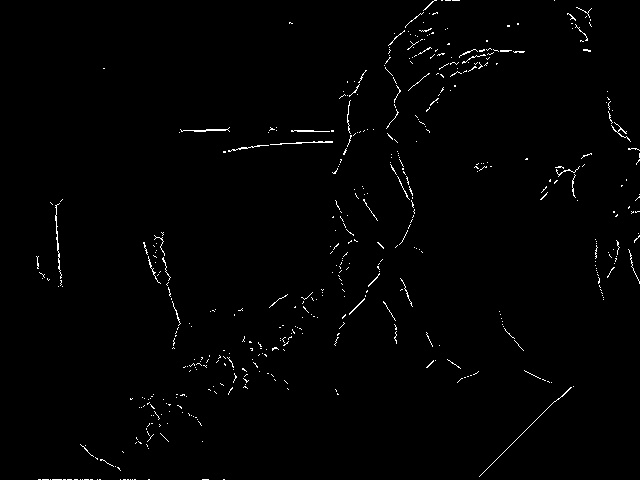
//> input picture conts_trans/build/frames/frame_0015.jpg, 640 x 480 px
$ ./skeletal build/frames/frame_0015.jpg   (built with g++ and OpenCV 4)
//> lines starting //> are read from the running program, lines starting //| are printed output that depends on the picture; after the words box and inside, x2 and y2 are one past the last pixel; in counts of white or black regions, pixels touching at a corner belong together
#include "opencv2/highgui/highgui.hpp"
#include "opencv2/imgproc/imgproc.hpp"

#include <iostream>

using namespace cv;
using namespace std;


void help()
{
 cout << "\nThis program demonstrates a skeletal transform.\n"
         "Usage:\n"
         "./skeletal <image_name>, Default is pic1.jpg\n" << endl;
}

int main(int argc, char** argv)
{
 const char* filename = argc >= 2 ? argv[1] : "pic1.jpg";

 Mat gray, binary, mfblur;
 Mat src = imread(filename, CV_LOAD_IMAGE_COLOR);
//> src is the input picture: 480 rows x 640 cols, CV_8UC3; min 0, max 255, mean 2.8

 if(src.empty())
 {
     help();
     cout << "can not open " << filename << endl;
     return -1;
 }

 // show original source image and wait for input to next step
 imshow("source", src);
 waitKey();


 cvtColor(src, gray, CV_BGR2GRAY);

 // show graymap of source image and wait for input to next step
 imshow("graymap", gray);
 waitKey();


 // Use 70 negative for Moose, 150 positive for hand
 //
 // To improve, compute a histogram here and set threshold to first peak
 //
 // For now, histogram analysis was done with GIMP
 //
 threshold(gray, binary, 70, 255, CV_THRESH_BINARY);
//> binary: 480 rows x 640 cols, CV_8UC1; 1.1% white in thin lines or dots
 binary = 255 - binary;
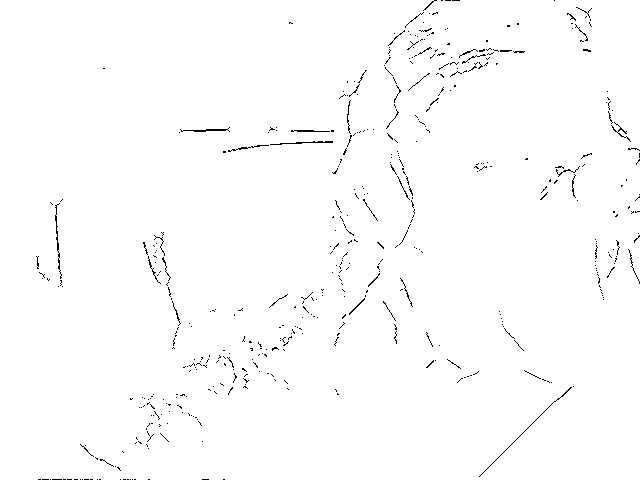
//> binary: 480 rows x 640 cols, CV_8UC1; 98.9% white; black in thin lines or dots

 // show bitmap of source image and wait for input to next step
 imshow("binary", binary);
 waitKey();

 // To remove median filter, just replace blurr value with 1
 medianBlur(binary, mfblur, 1);

 // show median blur filter of source image and wait for input to next step
 //imshow("mfblur", mfblur);
 //waitKey();

 // This section of code was adapted from the following post, which was
 // based in turn on the Wikipedia description of a morphological skeleton
 //
 // http://felix.abecassis.me/2011/09/opencv-morphological-skeleton/
 //
 Mat skel(mfblur.size(), CV_8UC1, Scalar(0));
 Mat temp;
 Mat eroded;
 Mat element = getStructuringElement(MORPH_CROSS, Size(3, 3));
 bool done;
 int iterations=0;

 do
 {
   erode(mfblur, eroded, element);
   dilate(eroded, temp, element);
   subtract(mfblur, temp, temp);
   bitwise_or(skel, temp, skel);
   eroded.copyTo(mfblur);

   done = (countNonZero(mfblur) == 0);
   iterations++;

 } while (!done && (iterations < 100));
//> this loop made 100 passes
//> pass 1, `erode(mfblur, eroded, element);`:
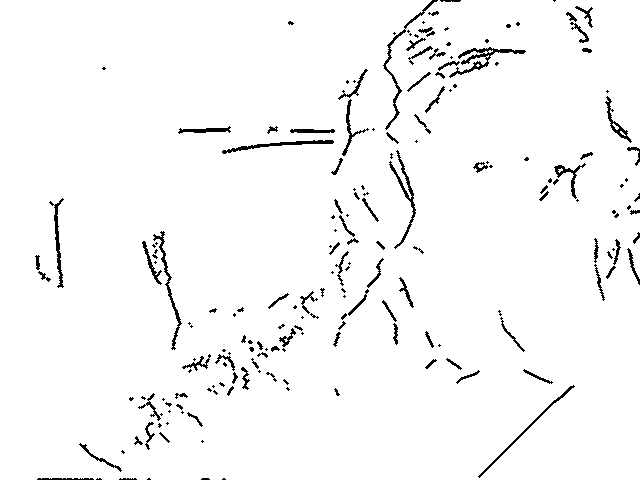
//> eroded: 480 rows x 640 cols, CV_8UC1; 96.9% white; black in thin lines or dots
//> pass 1, `subtract(mfblur, temp, temp);`:
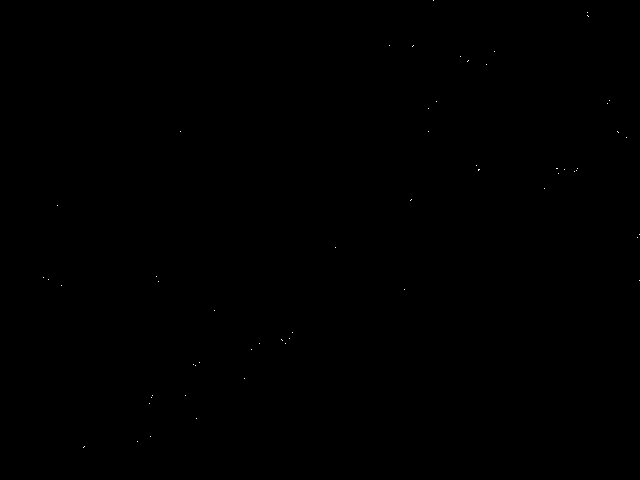
//> temp: 480 rows x 640 cols, CV_8UC1; 0.02% white in thin lines or dots, all inside (x1, y1, x2, y2) = (43, 0, 640, 448)
//> pass 2, `erode(mfblur, eroded, element);`:
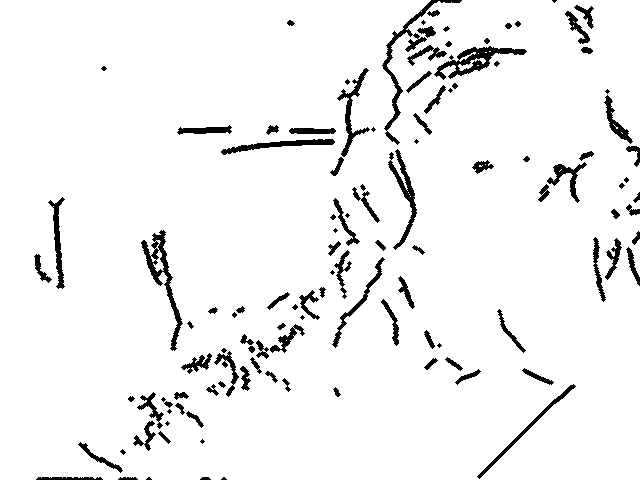
//> eroded: 480 rows x 640 cols, CV_8UC1; 94.6% white; 118 black regions (23 under 20 px), largest, box (x1, y1, x2, y2) and area: (141, 230, 183, 351) 1014, (382, 0, 462, 145) 1005, (434, 46, 527, 80) 985
//> after the loop:
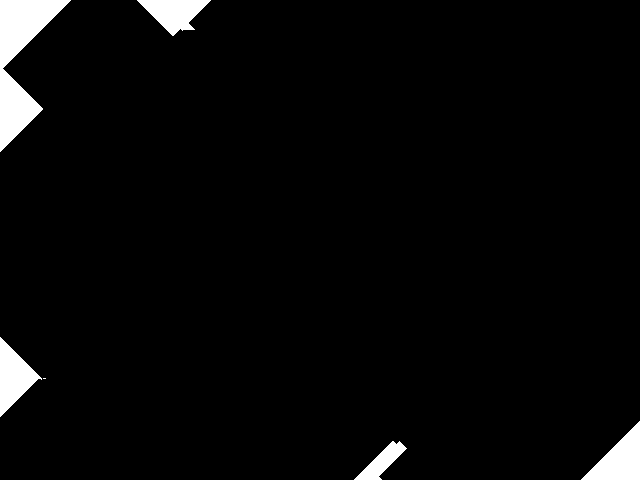
//> mfblur: 480 rows x 640 cols, CV_8UC1; 3.3% white; 6 white regions (1 under 20 px), largest, box (x1, y1, x2, y2) and area: (0, 0, 71, 152) 4439, (581, 421, 640, 480) 1770, (0, 337, 42, 417) 1645, (137, 0, 211, 36) 1441, (354, 441, 407, 480) 805
//> after the loop: temp: 480 rows x 640 cols, CV_8UC1; 0% white in thin lines or dots, all inside (x1, y1, x2, y2) = (195, 30, 197, 31)
//> after the loop:
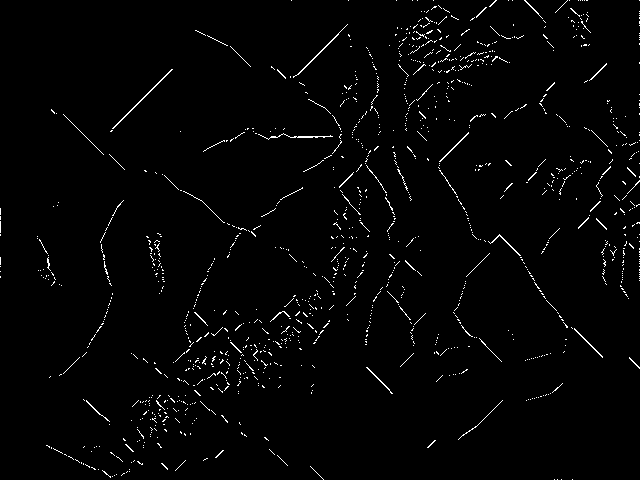
//> skel: 480 rows x 640 cols, CV_8UC1; 1.8% white in thin lines or dots
//> after the loop, iterations = 100

 cout << "iterations=" << iterations << endl;
//| iterations=100

 imshow("skeleton", skel);
 waitKey();

 return 0;
}

$ run again, on conts_trans/build/frames/frame_0040.jpg
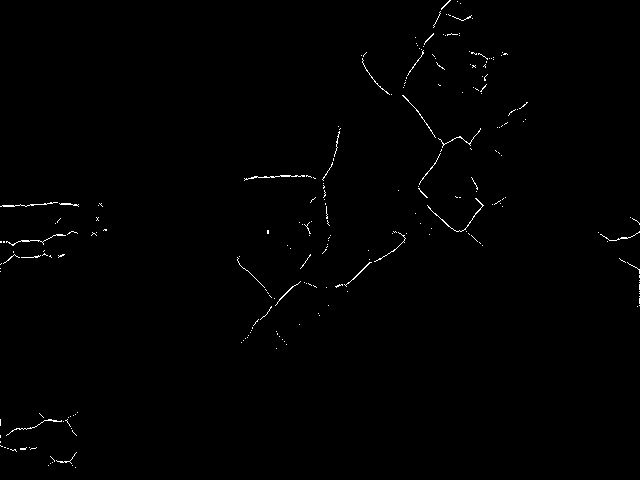
//> input picture conts_trans/build/frames/frame_0040.jpg, 640 x 480 px
//> src is the input picture: 480 rows x 640 cols, CV_8UC3; min 0, max 255, mean 1.5
//> `binary = 255 - binary;`:
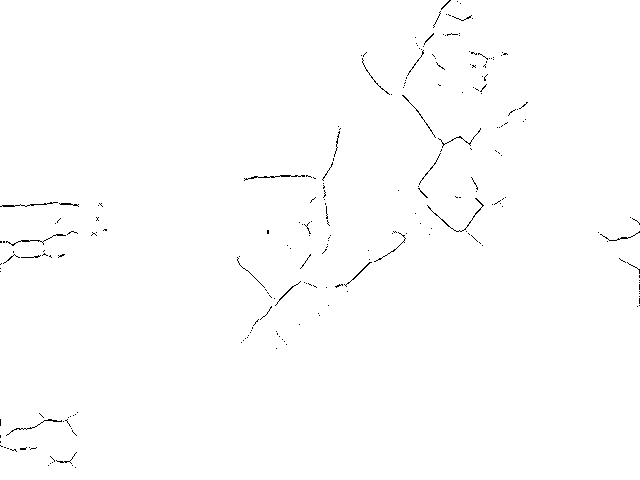
//> binary: 480 rows x 640 cols, CV_8UC1; 99.4% white; black in thin lines or dots
//> after the loop `do`:
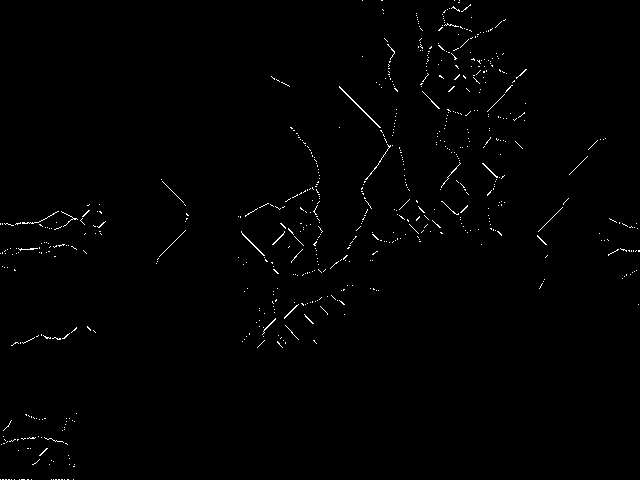
//> skel: 480 rows x 640 cols, CV_8UC1; 0.78% white in thin lines or dots
//> after the loop `do`: iterations = 100
//| iterations=100

$ run again, on conts_trans/build/frames/frame_0060.jpg
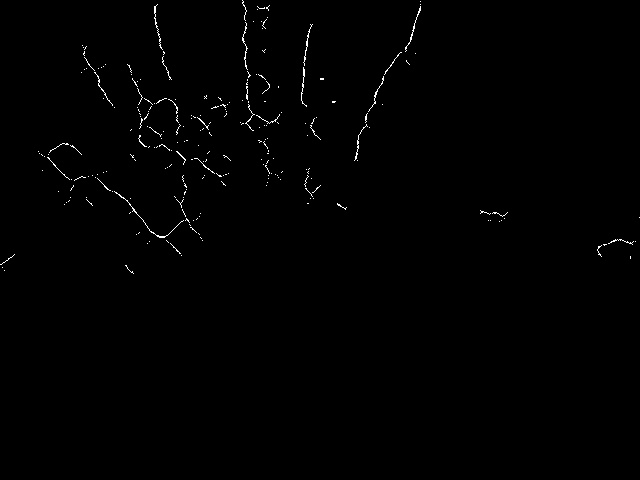
//> input picture conts_trans/build/frames/frame_0060.jpg, 640 x 480 px
//> src is the input picture: 480 rows x 640 cols, CV_8UC3; min 0, max 255, mean 1.5
//> `binary = 255 - binary;`:
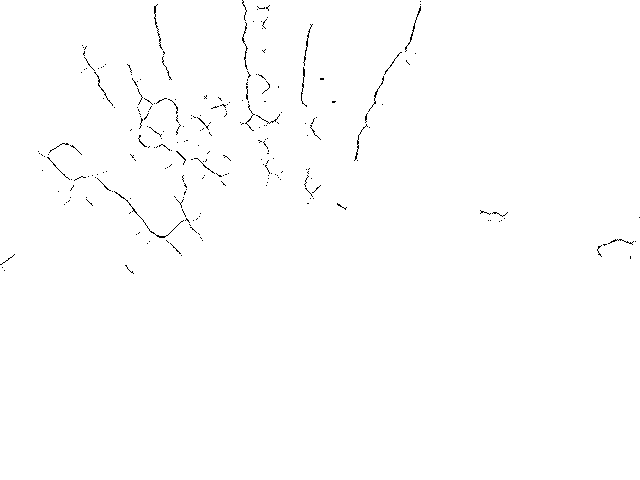
//> binary: 480 rows x 640 cols, CV_8UC1; 99.4% white; black in thin lines or dots, all inside (x1, y1, x2, y2) = (0, 0, 640, 274)
//> after the loop `do`:
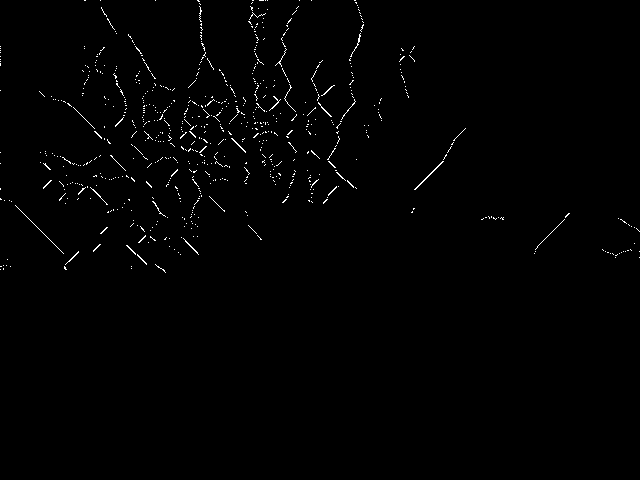
//> skel: 480 rows x 640 cols, CV_8UC1; 0.87% white in thin lines or dots, all inside (x1, y1, x2, y2) = (0, 0, 640, 273)
//> after the loop `do`: iterations = 100
//| iterations=100
